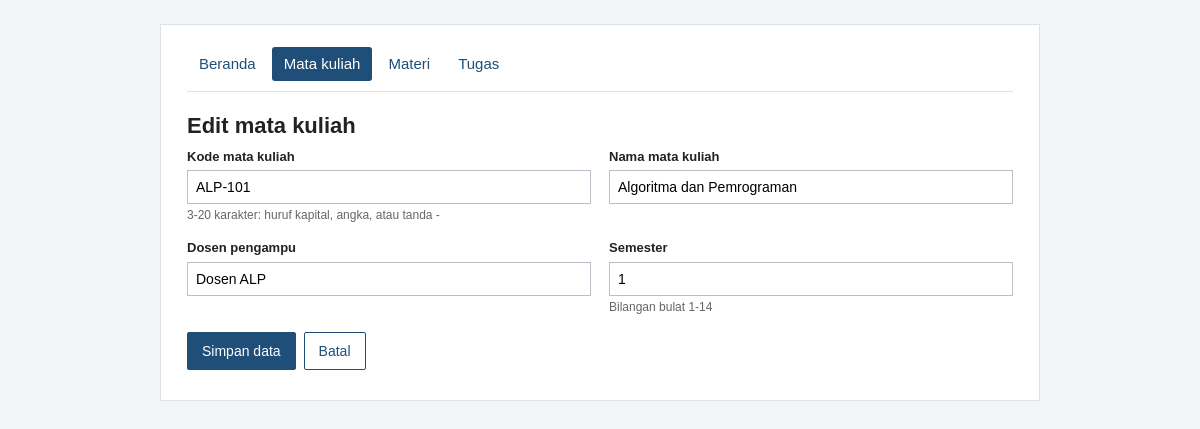
The page /edit_mata_kuliah.php?id=1 on the database its author committed.
### tables this page shows
CREATE TABLE mata_kuliah (
  id INT UNSIGNED AUTO_INCREMENT PRIMARY KEY,
  kode VARCHAR(20) NOT NULL UNIQUE,
  nama VARCHAR(100) NOT NULL,
  dosen VARCHAR(100) NOT NULL,
  semester TINYINT UNSIGNED NOT NULL
);

### edit_mata_kuliah.php (the view, shortened to what this page needs)
<?php
require 'koneksi.php';
$id = id_valid($_GET['id'] ?? null);
$lama = query_satu($conn, 'SELECT kode, nama, dosen, semester FROM mata_kuliah WHERE id = ?', 'i', [$id]);
$v = [
    'kode' => $lama['kode'], 'nama' => $lama['nama'],
    'dosen' => $lama['dosen'], 'semester' => (string)$lama['semester'],
];
$aksi = 'edit_mata_kuliah.php?id=' . $id;
?>
<h1>Edit mata kuliah</h1>
<form method="post" action="<?= e($aksi) ?>" novalidate>
    <div class="grid">
        <div>
            <label for="kode">Kode mata kuliah</label>
            <input type="text" id="kode" name="kode" value="<?= e($v['kode']) ?>">
            <div class="petunjuk">3-20 karakter: huruf kapital, angka, atau tanda -</div>
        </div>
        <div>
            <label for="nama">Nama mata kuliah</label>
            <input type="text" id="nama" name="nama" value="<?= e($v['nama']) ?>">
        </div>
        <div>
            <label for="dosen">Dosen pengampu</label>
            <input type="text" id="dosen" name="dosen" value="<?= e($v['dosen']) ?>">
        </div>
        <div>
            <label for="semester">Semester</label>
            <input type="text" id="semester" name="semester" value="<?= e($v['semester']) ?>">
            <div class="petunjuk">Bilangan bulat 1-14</div>
        </div>
    </div>
    <div class="aksi-form">
        <button type="submit">Simpan data</button>
        <a class="tombol batal" href="daftar_mata_kuliah.php">Batal</a>
    </div>
</form>

### style.css (style rules this page uses)
* { box-sizing: border-box; }
body { margin: 0; background: #f3f5f8; color: #222; font-family: Arial, Helvetica, sans-serif; font-size: 15px; line-height: 1.45; }
h1 { font-size: 22px; margin: 0 0 6px; }
.tombol, button { display: inline-block; background: #1f4e79; color: #fff; border: 1px solid #1f4e79; padding: 8px 14px; font-size: 14px; text-decoration: none; cursor: pointer; border-radius: 2px; font-family: inherit; }
.tombol.batal { background: #fff; color: #1f4e79; }
input, select, textarea { width: 100%; padding: 8px; border: 1px solid #b9c0c9; font-size: 14px; font-family: inherit; background: #fff; }
label { display: block; font-weight: bold; font-size: 13px; margin: 0 0 4px; }
.grid { display: grid; grid-template-columns: 1fr 1fr; gap: 14px 18px; }
.petunjuk { color: #666; font-size: 12px; margin-top: 3px; }
.aksi-form { margin-top: 16px; display: flex; gap: 8px; }

### rows shown on the page
mata_kuliah: kode "ALP-101", nama "Algoritma dan Pemrograman", dosen "Dosen ALP", semester "1"

### other values the page prints
$label "Beranda"
$label "Mata kuliah"
$label "Materi"
$label "Tugas"
